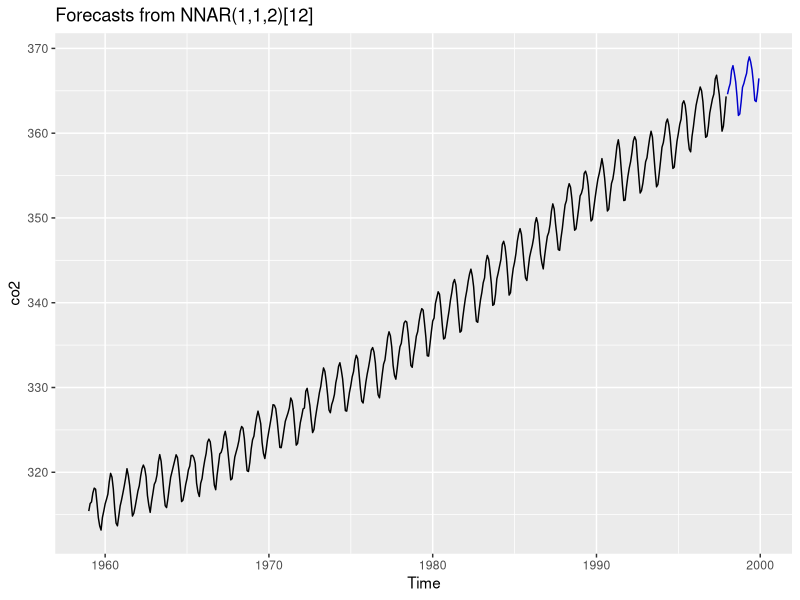
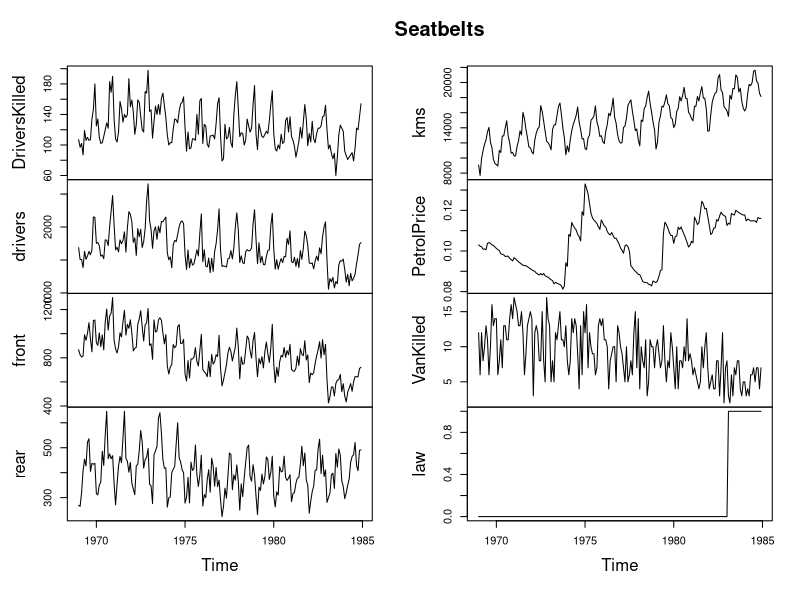
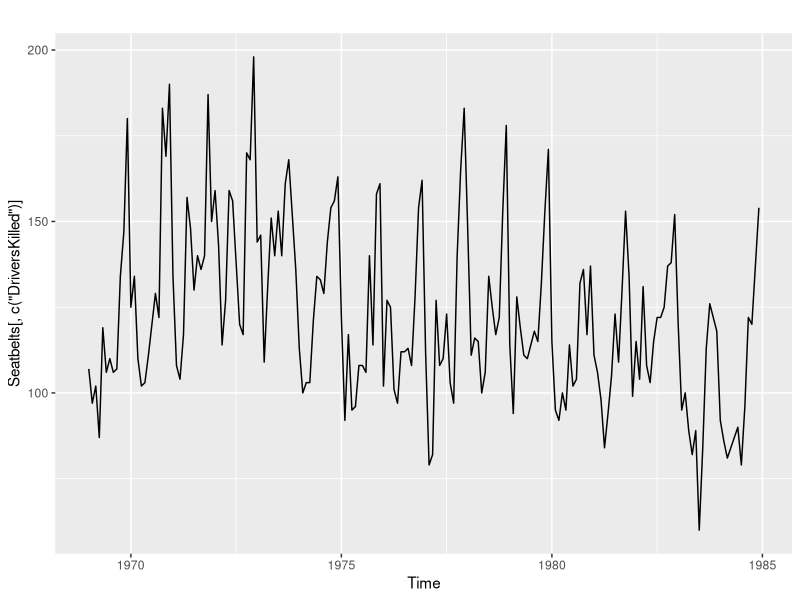
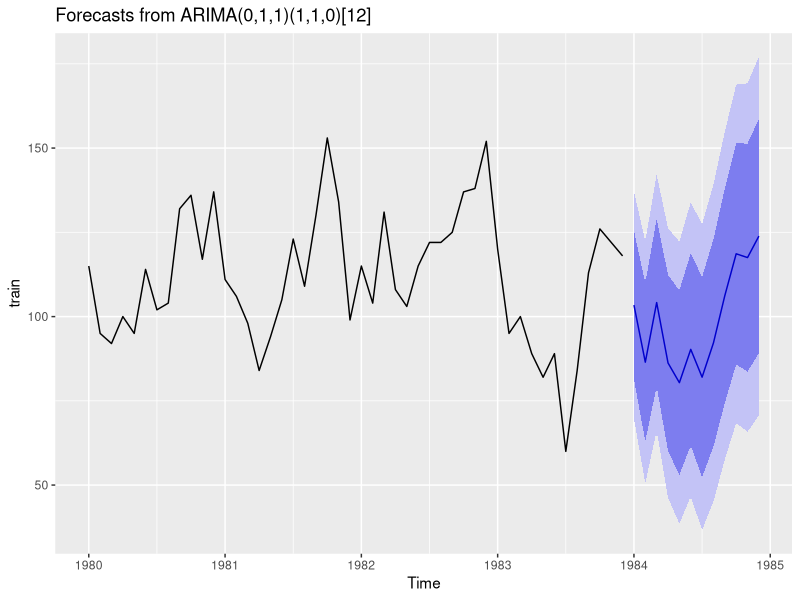
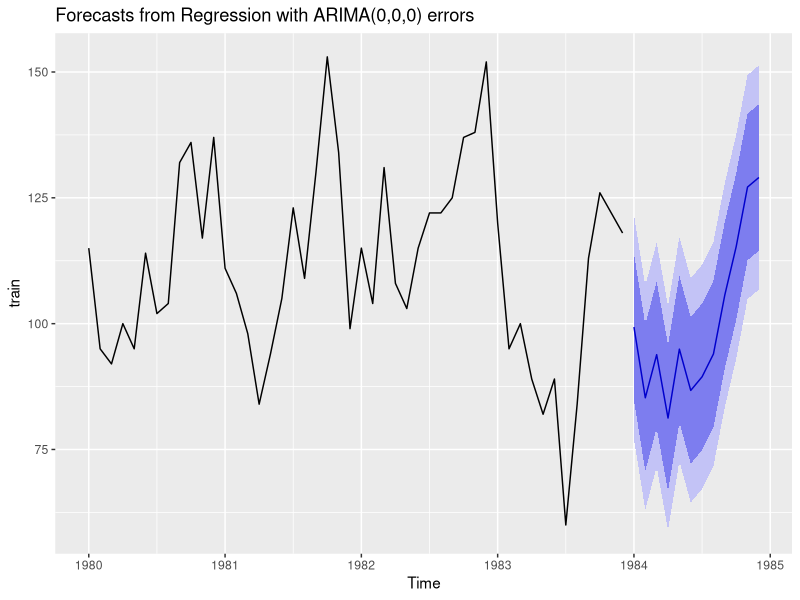
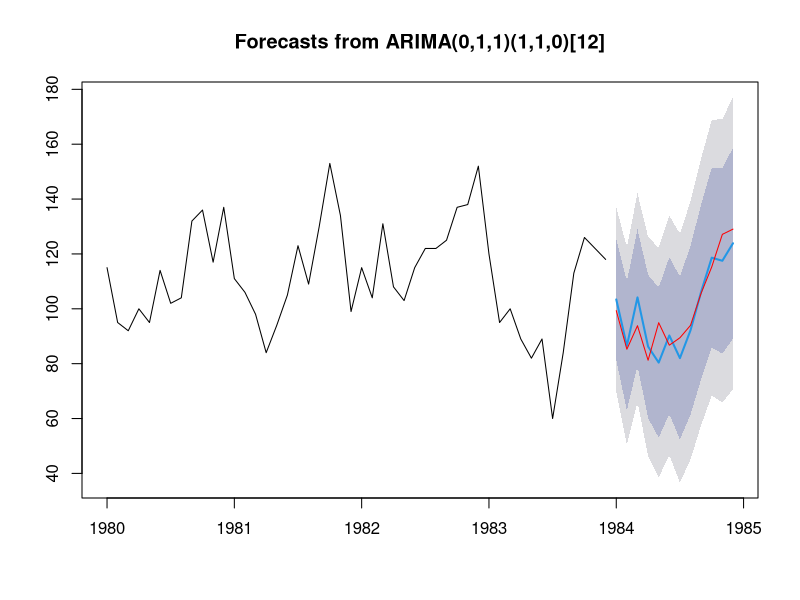

The R script that drew these images, in order:
# Autoregressive Neural Network

library(forecast)
library(ggplot2)

model <- nnetar(co2)
model

prev <- forecast(model, h=24)
prev
autoplot(prev)

########################################
plot(Seatbelts)

autoplot(Seatbelts[,c("DriversKilled")])

train <- window(Seatbelts[,c("DriversKilled")], start=c(1980,1), end=c(1983,
                                                                      12))
train

model <- auto.arima(train)
model

prev1 <- forecast(model, h=12)
autoplot(prev1)


train_drivers <- as.vector(window(Seatbelts[,c("drivers")], start=c(1980,1), 
                        end=c(1983,12)))
train_drivers

model2 <- auto.arima(train, xreg = train_drivers)
model2

test_drivers <- as.vector(window(Seatbelts[,c("drivers")], start=c(1984,1), 
                                 end=c(1984,12)))
test_drivers

prev2 <- forecast(model2, xreg = test_drivers)
prev2
autoplot(prev2)

plot(prev1)
lines(prev2$mean, col='red')










